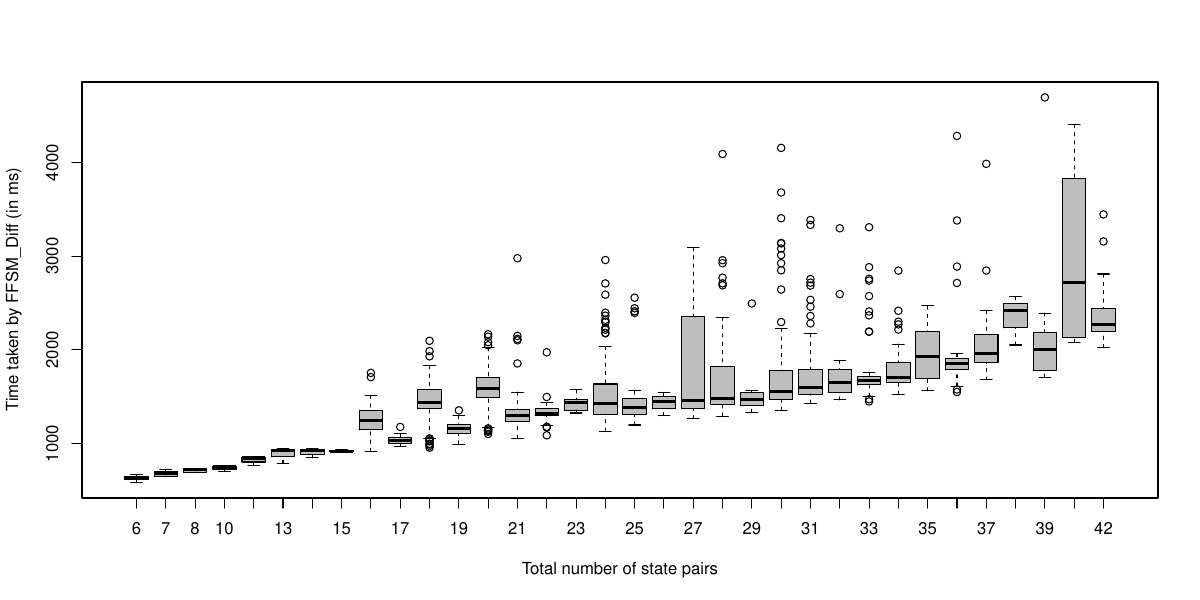

Source code (R):
require(ggplot2)

# 1) read the tab file
df <- read.table(file = 'exec_time.tab', header=TRUE)

# 2) Calculate the max size of the product pair
df$States <- apply(df[,c("TotalStatesRef","TotalStatesUpdt")],1,sum,na.rm=TRUE)

# increment<-25
# for(i in seq(increment,max(df$States),increment)){
#   df[df[,"States"] %in% seq(i-increment,i),"States"] <-i-increment
# }

# 3) Call the pdf command to start the plot
pdf(file = "exec_time.pdf",   # The directory you want to save the file in
    width = 12, # The width of the plot in inches
    height = 6) # The height of the plot in inches

# 4) Create the plot with R code
boxplot(Time~States,data=df, xlab="Total number of state pairs", ylab="Time taken by FFSM_Diff (in ms)", col="gray")

# 5) Save the plot to a pdf
dev.off()
